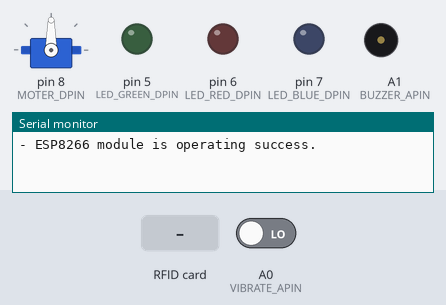
Simulated run of this sketch. Board: Arduino Uno, built with avr-gcc and run on an emulated ATmega328P. Shown: servo, output pins drawn as LEDs (lit = HIGH), buzzer (waves = sounding), the last lines printed to the serial monitor. Dashed ring = blinking. The inputs (shaded band) are chosen by the test bench; at power-on: A0 (VIBRATE_APIN) LOW. The modem accepts every AT command (registered, SIM ready, sends succeed) and sends nothing else; pins used as bus, display or sensor lines are not drawn.

Above: at 1.3 s.
1.4 s: A0 (VIBRATE_APIN) driven HIGH
At 2.3 s:
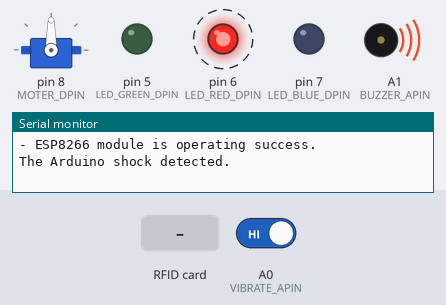
4.4 s: RFID card 64 9C 46 EC held to the reader
At 5.4 s:
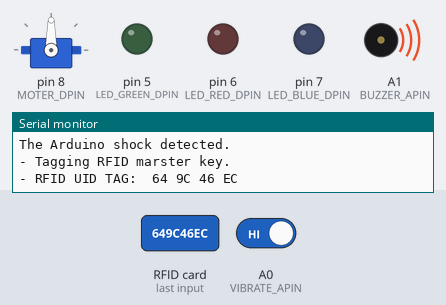
Timing chart, 0 to 7.5 s (numbered marks = the images above; inputs shaded):
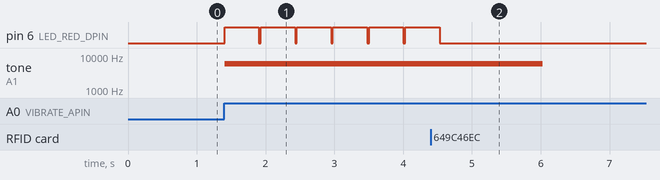

Measured:
- after the input at 1.4 s, pin 6 (LED_RED_DPIN): alternates HIGH for 0.50 s and LOW for 0.03 s, starting at once; tone on A1 (BUZZER_APIN): silent → 6000 Hz at once
- after the input at 4.4 s, pin 6 (LED_RED_DPIN): goes on until 4.5 s, then stays LOW; tone on A1 (BUZZER_APIN): 6000 Hz → silent after 1.6 s

The sketch:

Outside_Arduino.ino
```cpp
#include <MFRC522.h>
#include <SoftwareSerial.h>
#include <SPI.h>
#include <Servo.h>

// MARK: - Digital Pin
enum DigitalPin {
  SS_DPIN = 10,
  RST_DPIN = 9,
  MOTER_DPIN = 8,
  BUTTON_DPIN = 4,
  LED_RED_DPIN = 6,
  LED_GREEN_DPIN = 5,
  LED_BLUE_DPIN = 7,
  S_DPIN = A5
};

// MARK: - Analog Pin
enum AnalogPin {
  VIBRATE_APIN = A0,
  BUZZER_APIN = A1
};

// MARK: - Button Variable
bool isBackUpState = true;

// MARK: - ESP8266 Variable
SoftwareSerial esp8266_Serial = SoftwareSerial(2, 3);

// MARK: - Servo Moter
Servo lockMoter;

// MARK: - RFID Variable
MFRC522 mfrc522(SS_DPIN, RST_DPIN);   // Create MFRC522 instance.

void setup() {
   Serial.begin(9600);

  /* setting ESP8266 WIFI Serial Module */
  esp8266_Serial.begin(9600);
  settingESP8266(true);

  /* setting RFID Module */
  SPI.begin();
  mfrc522.PCD_Init();

  /* setting Moter Mode */
  lockMoter.attach(MOTER_DPIN);

  /* setting Button Pin Mode */
  pinMode(BUTTON_DPIN, INPUT);

  /* setting Moter Pin Mode */
  pinMode(MOTER_DPIN, OUTPUT);

  /* setting Vibrate Pin Mode */
  pinMode(VIBRATE_APIN, INPUT);

  /* setting LED Module Degital Pin Mode */
  pinMode(LED_RED_DPIN,   OUTPUT);
  pinMode(LED_GREEN_DPIN, OUTPUT);
  pinMode(LED_BLUE_DPIN,  OUTPUT);
}


void loop() {


  // RFID MFRC522 Method
  checkTagRFID();

  /* Check Push BackUP Button
  if (digitalRead(BUTTON_DPIN) == HIGH) {
    isBackUpState = true;
    Serial.println("- Enable send to back-up server.");
    controlLED(LED_GREEN_DPIN);
    tone(BUZZER_APIN, 3729, 1000);
  }*/

  // Check shock Detected
  if(HIGH == digitalRead(VIBRATE_APIN)) {
    tone(BUZZER_APIN, 6000, 2000);
    controlLED(LED_RED_DPIN);
    Serial.println("The Arduino shock detected.");
  }

  /*/ Read data from client.
  if(esp8266_Serial.available()) {
     controlLED(LED_BLUE_DPIN);
     if (esp8266_Serial.find("+IPD")) {
        delay(1000);
        Serial.println(esp8266_Serial.read());
     }
  }*/

  //getDataFromWebServer();
}

// MARK: - Operate Sub Motor Method
void operateMotor(bool degree) {
  Serial.println("moter in");
  if (degree) {
    for (int pos = 0; pos <= 180; pos += 1) {
      lockMoter.write(pos);
      delay(5);
    }
  } else {
    for (int pos = 180; pos >= 0; pos -= 1) {
      lockMoter.write(pos);
      delay(5);
    }
  }
}

// MARK: - Control LED Module Method
void controlLED(int color) {

  switch (color) {
    case LED_RED_DPIN: {
      digitalWrite(LED_RED_DPIN, HIGH);
      delay(500);
      digitalWrite(LED_RED_DPIN, LOW);
      break;
    }
    case LED_GREEN_DPIN: {
      digitalWrite(LED_GREEN_DPIN, HIGH);
      delay(500);
      digitalWrite(LED_GREEN_DPIN, LOW);
      break;
    }
    case LED_BLUE_DPIN: {
      digitalWrite(LED_BLUE_DPIN, HIGH);
      delay(500);
      digitalWrite(LED_BLUE_DPIN, LOW);
      break;
    }
  }
}

// MARK: - RFID MFRC522 Method
void checkTagRFID() {

  // Check Look for new cards and Select one of the cards
  if ( !mfrc522.PICC_IsNewCardPresent() || !mfrc522.PICC_ReadCardSerial() ) {
    return;
  }

  String content= "";
  byte letter;
  for (byte i = 0; i < mfrc522.uid.size; i++)
  {
     content.concat(String(mfrc522.uid.uidByte[i] < 0x10 ? "0" : " "));
     content.concat(String(mfrc522.uid.uidByte[i], HEX));
  }

  content.toUpperCase();
  if (findContains(content, "64 9C 46 EC")) {
    Serial.println("- Tagging RFID marster key.");
    Serial.print("- RFID UID TAG: ");  Serial.println(content);

    // Send to Back-up Server.
    if (isBackUpState) {
      delay(5000);
      sendSensorData("MarsterKey-64:9C:46:EC");
    }
  }
}

// Find String Method
bool findContains(String s, String search) {
    int max = s.length() - search.length();

    for (int i = 0; i <= max; i++) {
        if (s.substring(i) == search) return true; // or i
    }

    return false; //or -1
}

// Setting ESP8266 Method
void settingESP8266(bool state) {

    // Setting ESP8266 Configuration
    esp8266_Serial.println("AT+RST\r");
    if ( esp8266_Serial.find("OK") ) {
      Serial.println("- ESP8266 module is operating success.");

      esp8266_Serial.println("AT+RST\r\n");
      esp8266_Serial.println("AT+CIOBAUD?\r\n");
      esp8266_Serial.println("AT+CWMODE=3\r\n");
      esp8266_Serial.println("AT+CWJAP=\"Coldys\",\"kim1010!!\"\r\n");
      esp8266_Serial.println("AT+CIPMUX=1\r\n");
      esp8266_Serial.println("AT+CIPSERVER=1,80\r\n");
    }
}

// Send ESP8266 Method
bool sendSensorData(String rfidID) {

  const String basic_ServerURL = "coldy24.iptime.org";
  delay(5000);

  esp8266_Serial.println("AT+CIPSTART=\"TCP\",\"" + basic_ServerURL + "\",8080\r");
  if ( esp8266_Serial.find("OK") ) {
    Serial.println("- HTTP TCP Connection Ready.");

    String query;
    query.concat("GET /setOutDoorData?RFID=");  query.concat(rfidID);  query.concat("\r\n");

    delay(5000);
    const String sendCommand = "AT+CIPSEND=";
    esp8266_Serial.print(sendCommand);
    esp8266_Serial.println(query.length());

    if ( esp8266_Serial.find(">") ) {

      delay(500);
      Serial.println("- Please, Input GET Request Query.");
      esp8266_Serial.println(query);

      if ( esp8266_Serial.find("SEND OK") ) {
        Serial.println("- Success send server packet.");
      }
    }
  }
  esp8266_Serial.println("AT+CIPCLOSE\r\n");
}


bool getDataFromWebServer() {
  //char data[20];
 //int index = 0;
  //char inChar = -1;
  String data;
 // Serial.println("data sense comming");
  if(esp8266_Serial.available()){
    // data = esp8266_Serial.readString();
     //Serial.println(data);

     //if(data){
      if(esp8266_Serial.find("LOCK")){
         delay(500);
         Serial.println("locklock");
         operateMotor(true);
      }

      else if(esp8266_Serial.find("UNOOCK")){
        delay(500);
        Serial.println("unlockunlock");
         operateMotor(false);
      }
   // }
  }
  else{
    const String serverURL = "coldy24.iptime.org";
    esp8266_Serial.println("AT+CIPSTART=\"TCP\",\"" + serverURL + "\",8080\r\n");
  }

}


bool sendEmergentcyWarning(int code){
  Serial.println("emergency part in");
  if(!esp8266_Serial.find("OK")){
    const String serverURL = "coldy24.iptime.org";
    esp8266_Serial.println("AT+CIPSTART=\"TCP\",\"" + serverURL + "\",8080\r\n");
   }
  String emergency;
  if(code == 1){
    emergency = "ARDUINO:OUTSIDE:EMERGENCY:EARTHQUAKE";
  }
   delay(500);
   const String sendCommand = "AT+CIPSEND=";
   esp8266_Serial.print(sendCommand);
   esp8266_Serial.println (emergency.length());

  if ( esp8266_Serial.find(">") ) {
    delay(2000);
    Serial.println("- emergency." + emergency);
    esp8266_Serial.println(emergency);


    if ( esp8266_Serial.find("SEND OK") ) {
      Serial.println("- emergency Message send.");
    }
  }

}
```
